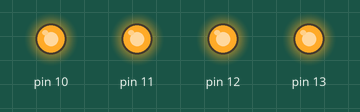
Bench run of a sketch on a simulated Arduino Uno, built with avr-gcc and run on an emulated ATmega328P. Shown: output pins drawn as LEDs (lit = HIGH).

Above: at 0.5 s.
At 3.5 s:
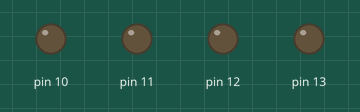
Timing chart, 0 to 4.6 s (numbered marks = the images above):
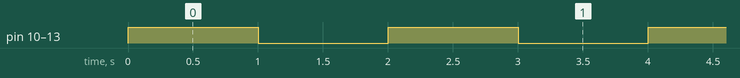

Measured:
- by itself, pin 10–13: alternates HIGH for 1.0 s and LOW for 1.0 s

The sketch:

GPIO_Example3.ino
```cpp
// TECH 3157 GPIO example 3 blinks the LEDs via pins 10-13

void setup() {
  DDRB = 0x3c;  // set pin 10-13 as output

}

void loop() {
//  PORTB |= 0x3c;  // turn on LEDs
  PORTB |= 0b00111100;
  delay(1000);
//  PORTB ^= 0xFF;  // turn off LEDs
  PORTB ^= 0b11111111;
  delay(1000);

}
```
